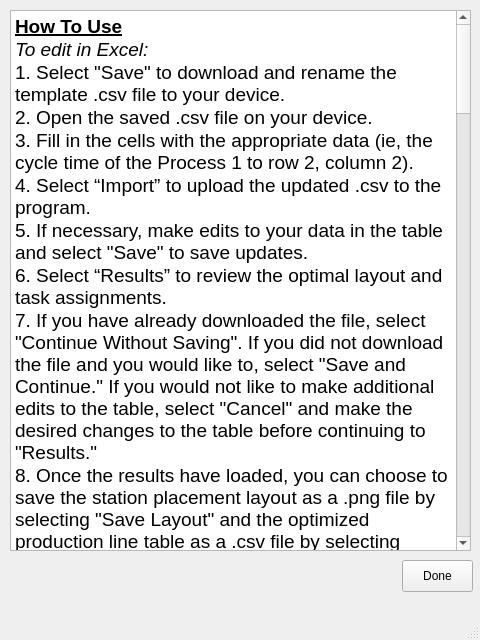
<?xml version="1.0" encoding="UTF-8"?>
<ui version="4.0">
 <class>MainWindow</class>
 <widget class="QMainWindow" name="MainWindow">
  <property name="geometry">
   <rect>
    <x>0</x>
    <y>0</y>
    <width>480</width>
    <height>640</height>
   </rect>
  </property>
  <property name="windowTitle">
   <string>MainWindow</string>
  </property>
  <widget class="QWidget" name="centralwidget">
   <widget class="QPushButton" name="pushButtonDone">
    <property name="geometry">
     <rect>
      <x>402</x>
      <y>560</y>
      <width>71</width>
      <height>32</height>
     </rect>
    </property>
    <property name="text">
     <string>Done</string>
    </property>
   </widget>
   <widget class="QTextBrowser" name="textBrowser">
    <property name="geometry">
     <rect>
      <x>10</x>
      <y>10</y>
      <width>461</width>
      <height>541</height>
     </rect>
    </property>
    <property name="styleSheet">
     <string notr="true">font: 14pt &quot;Helvetica&quot;;</string>
    </property>
    <property name="html">
     <string>&lt;!DOCTYPE HTML PUBLIC &quot;-//W3C//DTD HTML 4.0//EN&quot; &quot;http://www.w3.org/TR/REC-html40/strict.dtd&quot;&gt;
&lt;html&gt;&lt;head&gt;&lt;meta name=&quot;qrichtext&quot; content=&quot;1&quot; /&gt;&lt;style type=&quot;text/css&quot;&gt;
p, li { white-space: pre-wrap; }
&lt;/style&gt;&lt;/head&gt;&lt;body style=&quot; font-family:'Helvetica'; font-size:14pt; font-weight:400; font-style:normal;&quot;&gt;
&lt;p style=&quot; margin-top:0px; margin-bottom:0px; margin-left:0px; margin-right:0px; -qt-block-indent:0; text-indent:0px;&quot;&gt;&lt;a name=&quot;docs-internal-guid-2575220b-7fff-4287-2557-40c273b83d74&quot;&gt;&lt;/a&gt;&lt;span style=&quot; font-weight:600; text-decoration: underline; color:#000000; background-color:transparent;&quot;&gt;H&lt;/span&gt;&lt;span style=&quot; font-weight:600; text-decoration: underline; color:#000000; background-color:transparent;&quot;&gt;ow To Use&lt;/span&gt;&lt;/p&gt;
&lt;p style=&quot; margin-top:0px; margin-bottom:0px; margin-left:0px; margin-right:0px; -qt-block-indent:0; text-indent:0px;&quot;&gt;&lt;span style=&quot; font-style:italic; color:#000000; background-color:transparent;&quot;&gt;To edit in Excel:&lt;/span&gt;&lt;/p&gt;
&lt;p style=&quot; margin-top:0px; margin-bottom:0px; margin-left:0px; margin-right:0px; -qt-block-indent:0; text-indent:0px;&quot;&gt;&lt;a name=&quot;docs-internal-guid-19474c79-7fff-71cc-b538-8d911e409bbf&quot;&gt;&lt;/a&gt;&lt;span style=&quot; color:#000000; background-color:transparent;&quot;&gt;1&lt;/span&gt;&lt;span style=&quot; color:#000000; background-color:transparent;&quot;&gt;. Select &amp;quot;Save&amp;quot; to download and rename the template .csv file to your device.&lt;/span&gt;&lt;/p&gt;
&lt;p style=&quot; margin-top:0px; margin-bottom:0px; margin-left:0px; margin-right:0px; -qt-block-indent:0; text-indent:0px;&quot;&gt;&lt;span style=&quot; color:#000000; background-color:transparent;&quot;&gt;2. Open the saved .csv file on your device.&lt;/span&gt;&lt;/p&gt;
&lt;p style=&quot; margin-top:0px; margin-bottom:0px; margin-left:0px; margin-right:0px; -qt-block-indent:0; text-indent:0px;&quot;&gt;&lt;span style=&quot; color:#000000; background-color:transparent;&quot;&gt;3. &lt;/span&gt;&lt;span style=&quot; font-family:'Arial'; color:#000000; background-color:transparent;&quot;&gt;Fill in the cells with the appropriate data &lt;/span&gt;&lt;span style=&quot; color:#000000; background-color:transparent;&quot;&gt;(ie, the cycle time of the Process 1 to row 2, column 2).&lt;/span&gt;&lt;/p&gt;
&lt;p style=&quot; margin-top:0px; margin-bottom:0px; margin-left:0px; margin-right:0px; -qt-block-indent:0; text-indent:0px;&quot;&gt;&lt;span style=&quot; color:#000000; background-color:transparent;&quot;&gt;4. &lt;/span&gt;&lt;a name=&quot;docs-internal-guid-a22eb044-7fff-dd43-89b7-e1263a7f52ba&quot;&gt;&lt;/a&gt;&lt;span style=&quot; color:#000000; background-color:transparent;&quot;&gt;S&lt;/span&gt;&lt;span style=&quot; font-family:'Arial'; color:#000000; background-color:transparent;&quot;&gt;elect “Import” to upload the updated .csv to the program.&lt;/span&gt;&lt;/p&gt;
&lt;p style=&quot; margin-top:0px; margin-bottom:0px; margin-left:0px; margin-right:0px; -qt-block-indent:0; text-indent:0px;&quot;&gt;&lt;span style=&quot; font-family:'Arial'; color:#000000; background-color:transparent;&quot;&gt;5. &lt;/span&gt;&lt;a name=&quot;docs-internal-guid-f542fd04-7fff-fa75-50b5-0bfb89917490&quot;&gt;&lt;/a&gt;&lt;span style=&quot; font-family:'Arial'; color:#000000; background-color:transparent;&quot;&gt;I&lt;/span&gt;&lt;span style=&quot; font-family:'Arial'; color:#000000; background-color:transparent;&quot;&gt;f necessary, make edits to your data in the table and select &amp;quot;Save&amp;quot; to save updates.&lt;/span&gt;&lt;/p&gt;
&lt;p style=&quot; margin-top:0px; margin-bottom:0px; margin-left:0px; margin-right:0px; -qt-block-indent:0; text-indent:0px;&quot;&gt;&lt;span style=&quot; font-family:'Arial'; color:#000000; background-color:transparent;&quot;&gt;6. &lt;/span&gt;&lt;a name=&quot;docs-internal-guid-38d91a71-7fff-4e37-288b-d14484009e3c&quot;&gt;&lt;/a&gt;&lt;span style=&quot; font-family:'Arial'; color:#000000; background-color:transparent;&quot;&gt;S&lt;/span&gt;&lt;span style=&quot; font-family:'Arial'; color:#000000; background-color:transparent;&quot;&gt;elect “Results” to review the optimal layout and task assignments.&lt;/span&gt;&lt;/p&gt;
&lt;p style=&quot; margin-top:0px; margin-bottom:0px; margin-left:0px; margin-right:0px; -qt-block-indent:0; text-indent:0px;&quot;&gt;&lt;span style=&quot; font-family:'Arial'; color:#000000; background-color:transparent;&quot;&gt;7. If you have already downloaded the file, select &amp;quot;Continue Without Saving&amp;quot;. If you did not download the file and you would like to, select &amp;quot;Save and Continue.&amp;quot; If you would not like to make additional edits to the table, select &amp;quot;Cancel&amp;quot; and make the desired changes to the table before continuing to &amp;quot;Results.&amp;quot;&lt;/span&gt;&lt;/p&gt;
&lt;p style=&quot; margin-top:0px; margin-bottom:0px; margin-left:0px; margin-right:0px; -qt-block-indent:0; text-indent:0px;&quot;&gt;&lt;span style=&quot; font-family:'Arial'; color:#000000; background-color:transparent;&quot;&gt;8. Once the results have loaded, you can choose to save the station placement layout as a .png file by selecting &amp;quot;Save Layout&amp;quot; and the optimized production line table as a .csv file by selecting &amp;quot;Save Table.&amp;quot;&lt;/span&gt;&lt;/p&gt;
&lt;p style=&quot; margin-top:0px; margin-bottom:0px; margin-left:0px; margin-right:0px; -qt-block-indent:0; text-indent:0px;&quot;&gt;&lt;span style=&quot; font-family:'Arial'; color:#000000; background-color:transparent;&quot;&gt;9. To exit the program, select &amp;quot;Close.&amp;quot; A warning window will appear to remind you to save your results. If you would like to go back to save your results, select &amp;quot;Cancel&amp;quot; and save your results. Otherwise, you can select &amp;quot;Continue&amp;quot; to exit the program.&lt;/span&gt;&lt;/p&gt;
&lt;p style=&quot;-qt-paragraph-type:empty; margin-top:0px; margin-bottom:0px; margin-left:0px; margin-right:0px; -qt-block-indent:0; text-indent:0px; font-family:'Arial'; color:#000000;&quot;&gt;&lt;br /&gt;&lt;/p&gt;
&lt;p style=&quot; margin-top:0px; margin-bottom:0px; margin-left:0px; margin-right:0px; -qt-block-indent:0; text-indent:0px;&quot;&gt;&lt;span style=&quot; font-family:'Arial'; font-style:italic; color:#000000; background-color:transparent;&quot;&gt;To edit directly in the program: &lt;/span&gt;&lt;/p&gt;
&lt;p style=&quot; margin-top:0px; margin-bottom:0px; margin-left:0px; margin-right:0px; -qt-block-indent:0; text-indent:0px;&quot;&gt;&lt;span style=&quot; font-family:'Arial'; color:#000000; background-color:transparent;&quot;&gt;1. Fill in the cells with the appropriate data &lt;/span&gt;&lt;span style=&quot; color:#000000; background-color:transparent;&quot;&gt;(ie, the cycle time of the Process 1 to row 2, column 2). To navigate between cells, use the tab and arrow keys.&lt;/span&gt;&lt;/p&gt;
&lt;p style=&quot; margin-top:0px; margin-bottom:0px; margin-left:0px; margin-right:0px; -qt-block-indent:0; text-indent:0px;&quot;&gt;&lt;span style=&quot; color:#000000; background-color:transparent;&quot;&gt;2. Save your changes by selecting &amp;quot;Save&amp;quot; and naming your .csv file.&lt;/span&gt;&lt;/p&gt;
&lt;p style=&quot; margin-top:0px; margin-bottom:0px; margin-left:0px; margin-right:0px; -qt-block-indent:0; text-indent:0px;&quot;&gt;&lt;span style=&quot; color:#000000; background-color:transparent;&quot;&gt;3. &lt;/span&gt;&lt;a name=&quot;docs-internal-guid-38d91a71-7fff-4e37-288b-d14484009e3c&quot;&gt;&lt;/a&gt;&lt;span style=&quot; font-family:'Arial'; color:#000000; background-color:transparent;&quot;&gt;S&lt;/span&gt;&lt;span style=&quot; font-family:'Arial'; color:#000000; background-color:transparent;&quot;&gt;elect “Results” to review the optimal layout and task assignments.&lt;/span&gt;&lt;/p&gt;
&lt;p style=&quot; margin-top:0px; margin-bottom:0px; margin-left:0px; margin-right:0px; -qt-block-indent:0; text-indent:0px;&quot;&gt;&lt;span style=&quot; font-family:'Arial'; color:#000000; background-color:transparent;&quot;&gt;4. If you have already downloaded the file, select &amp;quot;Continue Without Saving&amp;quot;. If you did not save the file and you would like to, select &amp;quot;Save and Continue.&amp;quot; If you would not like to make additional edits to the table, select &amp;quot;Cancel&amp;quot; and make the desired changes to the table before continuing to &amp;quot;Results.&amp;quot;&lt;/span&gt;&lt;/p&gt;
&lt;p style=&quot; margin-top:0px; margin-bottom:0px; margin-left:0px; margin-right:0px; -qt-block-indent:0; text-indent:0px;&quot;&gt;&lt;span style=&quot; font-family:'Arial'; color:#000000; background-color:transparent;&quot;&gt;5. Once the results have loaded, you can choose to save the station placement layout as a .png file by selecting &amp;quot;Save Layout&amp;quot; and the optimized production line table as a .csv file by selecting &amp;quot;Save Table.&amp;quot;&lt;/span&gt;&lt;/p&gt;
&lt;p style=&quot; margin-top:0px; margin-bottom:0px; margin-left:0px; margin-right:0px; -qt-block-indent:0; text-indent:0px;&quot;&gt;&lt;span style=&quot; font-family:'Arial'; color:#000000; background-color:transparent;&quot;&gt;6. To exit the program, select &amp;quot;Close.&amp;quot; A warning window will appear to remind you to save your results. If you would like to go back to save your results, select &amp;quot;Cancel&amp;quot; and save your results. Otherwise, you can select &amp;quot;Continue&amp;quot; to exit the program.&lt;/span&gt;&lt;/p&gt;
&lt;p style=&quot;-qt-paragraph-type:empty; margin-top:0px; margin-bottom:0px; margin-left:0px; margin-right:0px; -qt-block-indent:0; text-indent:0px; font-family:'Arial'; color:#000000;&quot;&gt;&lt;br /&gt;&lt;/p&gt;
&lt;p style=&quot; margin-top:0px; margin-bottom:0px; margin-left:0px; margin-right:0px; -qt-block-indent:0; text-indent:0px;&quot;&gt;&lt;span style=&quot; font-family:'Arial'; font-weight:600; text-decoration: underline; color:#000000;&quot;&gt;Input Window&lt;/span&gt;&lt;/p&gt;
&lt;p style=&quot; margin-top:0px; margin-bottom:0px; margin-left:0px; margin-right:0px; -qt-block-indent:0; text-indent:0px;&quot;&gt;&lt;span style=&quot; font-family:'Arial'; color:#000000;&quot;&gt;In order to ensure a simple entry method, the window automatically displays a template .csv file as a table for the user to input task optimization data. The introductory interface to the GUI  allows the user to input the task optimization data. The data required of the user is listed in each column of the second row and includes a process number, process name, cycle time, whether or not the process is automated, capacity of ports available, immediate predecessor, takt time, width and length that is required for an operator of each task. This data from this task optimization table is used as inputs for the optimization script.&lt;/span&gt;&lt;/p&gt;
&lt;p style=&quot;-qt-paragraph-type:empty; margin-top:0px; margin-bottom:0px; margin-left:0px; margin-right:0px; -qt-block-indent:0; text-indent:0px; font-family:'Arial'; color:#000000;&quot;&gt;&lt;br /&gt;&lt;/p&gt;
&lt;p style=&quot; margin-top:0px; margin-bottom:0px; margin-left:0px; margin-right:0px; -qt-block-indent:0; text-indent:0px;&quot;&gt;&lt;span style=&quot; font-family:'Arial'; color:#000000;&quot;&gt;There are four pushbuttons at the bottom of the window. The &amp;quot;Import&amp;quot; pushbutton lets the user upload any changes made directly to the .csv file by selecting their choice of file with a file directory window. The &amp;quot;Save&amp;quot; pushbutton, located to the right of the &amp;quot;Import&amp;quot; pushbutton, allows the user to download their inputted data as a .csv file and save it with their choice of file name.  When selected, the &amp;quot;Results&amp;quot; pushbutton, located to the right of the &amp;quot;Save&amp;quot; pushbutton, prompts the optimization suite to take the data inputted and run the optimization script.&lt;/span&gt;&lt;/p&gt;
&lt;p style=&quot;-qt-paragraph-type:empty; margin-top:0px; margin-bottom:0px; margin-left:0px; margin-right:0px; -qt-block-indent:0; text-indent:0px; font-family:'Arial'; text-decoration: underline; color:#000000;&quot;&gt;&lt;br /&gt;&lt;/p&gt;
&lt;p style=&quot; margin-top:0px; margin-bottom:0px; margin-left:0px; margin-right:0px; -qt-block-indent:0; text-indent:0px;&quot;&gt;&lt;span style=&quot; font-family:'Arial'; font-weight:600; text-decoration: underline; color:#000000;&quot;&gt;Results Window&lt;/span&gt;&lt;/p&gt;
&lt;p style=&quot; margin-top:0px; margin-bottom:0px; margin-left:0px; margin-right:0px; -qt-block-indent:0; text-indent:0px;&quot;&gt;&lt;span style=&quot; font-family:'Arial'; color:#000000;&quot;&gt;The Results window that appears when the user presses the &amp;quot;Results&amp;quot; pushbutton in the bottom right corner on the Input Window. This window displays a table of the solution with the optimized task grouping assignments for the manufacturing facility. The data presented for the user is listed in each column of the first row and details each station number with its length and width, assigned task, number of operators and number of computer operators. &lt;/span&gt;&lt;/p&gt;
&lt;p style=&quot;-qt-paragraph-type:empty; margin-top:0px; margin-bottom:0px; margin-left:0px; margin-right:0px; -qt-block-indent:0; text-indent:0px; font-family:'Arial'; color:#000000;&quot;&gt;&lt;br /&gt;&lt;/p&gt;
&lt;p style=&quot; margin-top:0px; margin-bottom:0px; margin-left:0px; margin-right:0px; -qt-block-indent:0; text-indent:0px;&quot;&gt;&lt;span style=&quot; font-family:'Arial'; color:#000000;&quot;&gt;Similarly to the Input Window, the Results Window includes pushbuttons. The &amp;quot;Help&amp;quot; pusbutton in the bottom left corner maintains the same documentation information as the Input Window documentation. The &amp;quot;Save Table&amp;quot; and &amp;quot;Save Layout&amp;quot; pushbuttons allows the user to save the optimized solution of task distribution and station placement layout through a file directory window. Finally, the &amp;quot;Close&amp;quot; pushbutton terminates the program but warns the user the save the file before closing with a warning window.&lt;/span&gt;&lt;/p&gt;
&lt;p style=&quot;-qt-paragraph-type:empty; margin-top:0px; margin-bottom:0px; margin-left:0px; margin-right:0px; -qt-block-indent:0; text-indent:0px; font-family:'Arial'; color:#000000;&quot;&gt;&lt;br /&gt;&lt;/p&gt;
&lt;p style=&quot; margin-top:0px; margin-bottom:0px; margin-left:0px; margin-right:0px; -qt-block-indent:0; text-indent:0px;&quot;&gt;&lt;a name=&quot;docs-internal-guid-fbd5f8dc-7fff-7204-8372-8e8346e8e098&quot;&gt;&lt;/a&gt;&lt;span style=&quot; font-family:'Arial'; font-weight:600; text-decoration: underline; color:#000000; background-color:transparent;&quot;&gt;A&lt;/span&gt;&lt;span style=&quot; font-family:'Arial'; font-weight:600; text-decoration: underline; color:#000000; background-color:transparent;&quot;&gt;bout&lt;/span&gt;&lt;/p&gt;
&lt;p style=&quot; margin-top:0px; margin-bottom:0px; margin-left:0px; margin-right:0px; -qt-block-indent:0; text-indent:0px;&quot;&gt;&lt;a name=&quot;docs-internal-guid-916b04ab-7fff-cebd-e2f6-833938309269&quot;&gt;&lt;/a&gt;&lt;span style=&quot; font-family:'Arial'; color:#000000; background-color:transparent;&quot;&gt;T&lt;/span&gt;&lt;span style=&quot; font-family:'Arial'; color:#000000; background-color:transparent;&quot;&gt;his program was created by the Harvey Mudd College Global Clinic team during the 2019-2020 academic year. The motivation for this project and the accompanying software is outlined below.&lt;/span&gt;&lt;/p&gt;
&lt;p style=&quot;-qt-paragraph-type:empty; margin-top:0px; margin-bottom:0px; margin-left:0px; margin-right:0px; -qt-block-indent:0; text-indent:0px; font-family:'Arial'; color:#000000;&quot;&gt;&lt;br /&gt;&lt;/p&gt;
&lt;p style=&quot; margin-top:0px; margin-bottom:0px; margin-left:0px; margin-right:0px; -qt-block-indent:0; text-indent:0px;&quot;&gt;&lt;a name=&quot;docs-internal-guid-17dd7f03-7fff-ee2a-8f36-92af26c83006&quot;&gt;&lt;/a&gt;&lt;span style=&quot; font-family:'Arial'; color:#000000; background-color:transparent;&quot;&gt;W&lt;/span&gt;&lt;span style=&quot; font-family:'Arial'; color:#000000; background-color:transparent;&quot;&gt;ithin a manufacturing facility, continuous improvement projects help address the need for constant change and adaptation within a facility to the customer’s demands. These projects can result in a facility incorporating new equipment, new processes, or altering the distribution of operators. Depending on the size and industry a particular facility operates in, the initial cost of these changes can be large enough to dissuade the implementation of programs and efforts  long-term savings. Though industry-standard software exists to solve this type of problem, these solutions typically exist in facility-specific tools that are expensive and time-intensive to create. The HMC team set out to prototype a general optimization tool that would not be facility-specific, but instead be an open-source tool that any facility could use to quickly and inexpensively evaluate changes to their production line.&lt;/span&gt;&lt;/p&gt;
&lt;p style=&quot; margin-top:0px; margin-bottom:0px; margin-left:0px; margin-right:0px; -qt-block-indent:0; text-indent:0px;&quot;&gt;&lt;span style=&quot; font-family:'.Helvetica';&quot;&gt;&lt;br /&gt;&lt;/span&gt;&lt;/p&gt;
&lt;p style=&quot; margin-top:0px; margin-bottom:0px; margin-left:0px; margin-right:0px; -qt-block-indent:0; text-indent:0px;&quot;&gt;&lt;span style=&quot; font-family:'.Helvetica';&quot;&gt;&lt;br /&gt;&lt;/span&gt;&lt;/p&gt;&lt;/body&gt;&lt;/html&gt;</string>
    </property>
   </widget>
  </widget>
  <widget class="QMenuBar" name="menubar">
   <property name="geometry">
    <rect>
     <x>0</x>
     <y>0</y>
     <width>480</width>
     <height>22</height>
    </rect>
   </property>
  </widget>
  <widget class="QStatusBar" name="statusbar"/>
 </widget>
 <resources/>
 <connections/>
</ui>
